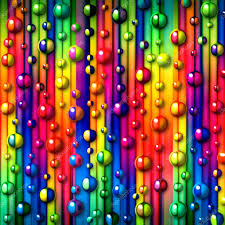
%> input picture Diferenciación_Codificación_Imagen/Imagen.jpg, 225 x 225 px
$ octave Diferenciacion_Decodificacion_imagen.m   (GNU Octave 9; MATLAB toolbox functions it lacks are replaced by stand-ins)
%> lines starting %> are read from the running program, lines starting %| are printed output that depends on the picture
clc, clear all;

imagen = imread('Imagen.jpg');
%> imagen is the input picture: size 225x225x3 uint8; mean R, G, B 126.1, 89.3, 73.7
A = rgb2gray(imagen);
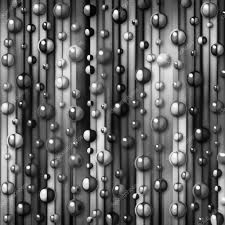
%> A: size 225x225 uint8; min 1, max 255, mean 98.6
A = double(A);
%> A: size 225x225 double
subplot(2,2,1);
title('IMAGEN ORIGINAL');
imshow(uint8(A));
[M,N] = size(A);
%> M = 225; N = 225

for i=1:M
    for j=1:N
       if(i==1&&j==1)
           B(i,j)=double(A(1,1));
       elseif(i~=1&&j==1)
               B(i,j)=double(A(i,j)-(A(i-1,N)));
       else

               B(i,j)=double(A(i,j)-A(i,j-1));
       end

    end
end
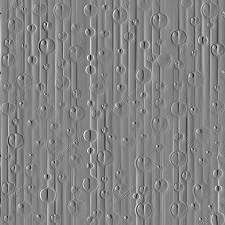
%> B: size 225x225 double; min -221, max 207, mean 0; drawn with min black and max white

subplot(2,2,2);
title('IMAGEN DIFERENCIAL');
imshow(uint8(B));
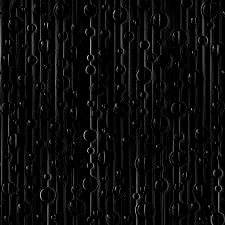
%> displayed picture: size 225x225, on the screen's scale of 0 to 255; min 0, max 207, mean 11.4
C = uint8(B(:).');

%> (the run ends here)
